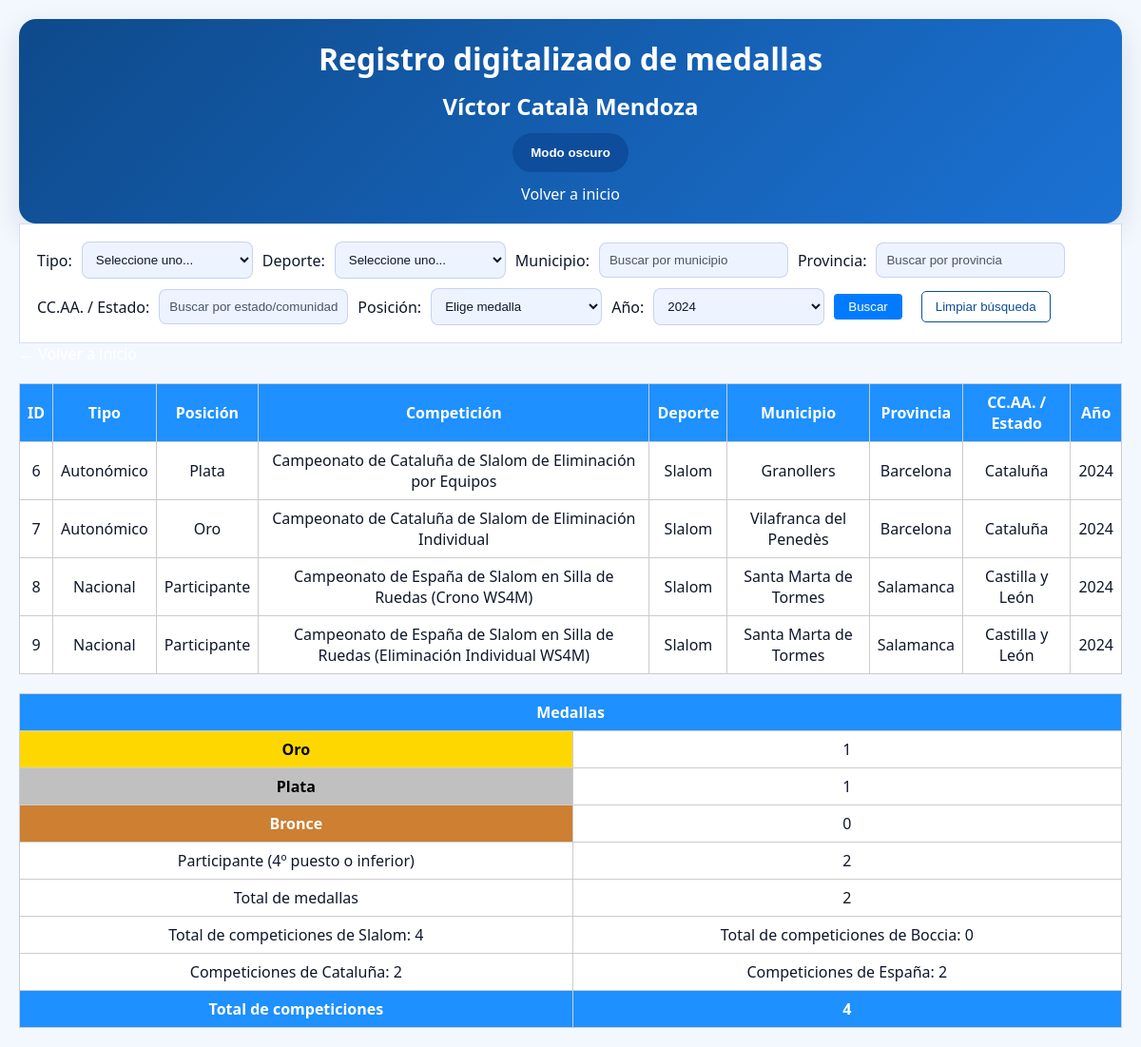
/medallero.php?year=2024, run on the app's committed database.
### tables this page shows
CREATE TABLE medallas (
    id INT AUTO_INCREMENT PRIMARY KEY,
    tipo ENUM('Autonómico', 'Nacional', 'Internacional'),
    competicion VARCHAR(255),
    deporte VARCHAR(100),
    posicion ENUM('Oro', 'Plata', 'Bronce', 'Participante'),
    lugar VARCHAR(100),
    provincia VARCHAR(100),
    comunidad VARCHAR(100),
    pais VARCHAR(100),
    year YEAR
);

### funciones.php (called while the page is built, shortened)
<?php
function iconoMedalla($posicion)
{
    switch ($posicion) {
        default:
            return ucfirst($posicion);
    }
}
?>

### medallero.php (the view, shortened to what this page needs)
<?php include 'conexion.php';
include 'funciones.php'; ?>
<!DOCTYPE html>
<html>
<head>
    <link rel="stylesheet" href="css/index.css">
</head>
<body>
    <header>
        <h1>Registro digitalizado de medallas</h1>
        <h2>Víctor Català Mendoza</h2>
        <button id="theme-toggle" type="button">Modo oscuro</button>
        <a href="index.php">Volver a inicio</a>
    </header>
    <form method="GET">
        Tipo:
        <select name="tipo">
            <option value="">Seleccione uno...</option>
        </select>
        Deporte:
        <select name="deporte">
            <option value="">Seleccione uno...</option>
        </select>
        Municipio:
        <input type="text" name="lugar" id="municipio" placeholder="Buscar por municipio">
        Provincia:
        <input type="text" name="provincia" id="provincia" placeholder="Buscar por provincia">
        CC.AA. / Estado:
        <input type="text" name="comunidad" id="comunidad" placeholder="Buscar por estado/comunidad autónoma">
        Posición:
        <select name="posicion">
            <option value="">Elige medalla</option>
        </select>
        Año:
        <select name="year">
            <?php
            $year_inicio = 2023;
            $year_actual = date('Y');
            for ($i = $year_inicio; $i <= $year_actual; $i++) {
                $seleccionado = ($_GET['year'] ?? '') == $i ? 'selected' : '';
                echo "<option value=\"$i\" $seleccionado>$i</option>";
            }
            ?>
        </select>
        <input type="submit" value="Buscar">
        <button type="button" id="limpiar-filtros">Limpiar búsqueda</button>
    </form>
    <a href="index.php">&larr; Volver a inicio</a>
    <?php
    $year = $_GET['year'] ?? '';
    $where = " WHERE 1=1";
    if (!empty($year)) {
        $where .= " AND year = " . intval($year);
    }
    $sql = "SELECT * FROM medallas" . $where;
    $sqlResumen = "SELECT
        SUM(posicion = 'oro') AS oro,
        SUM(posicion = 'plata') AS plata,
        SUM(posicion = 'bronce') AS bronce,
        SUM(posicion IN ('participante')) AS total_participantes,
        SUM(posicion IN ('oro', 'plata', 'bronce')) AS total_medallas,
        SUM(deporte = 'slalom') AS total_slalom,
        SUM(deporte = 'boccia') AS total_boccia,
        SUM(tipo = 'autonomico') AS total_catalunya,
        SUM(tipo = 'nacional') AS total_espanna,
        COUNT(*) AS total_registros
    FROM medallas" . $where . " AND posicion IN ('oro', 'plata', 'bronce', 'participante')";
    $resultado = $conexion->query($sql);
    if ($resultado->num_rows > 0): ?>
        <table>
            <tr>
                <th>ID</th>
                <th>Tipo</th>
                <th>Posición</th>
                <th>Competición</th>
                <th>Deporte</th>
                <th>Municipio</th>
                <th>Provincia</th>
                <th>CC.AA. / Estado</th>
                <th>Año</th>
            </tr>
            <?php while ($fila = $resultado->fetch_assoc()): ?>
                <tr>
                    <td><?php echo $fila['id']; ?></td>
                    <td><?php echo $fila['tipo']; ?></td>
                    <td class="<?php echo $fila['posicion']; ?>">
                        <?php echo iconoMedalla($fila['posicion']); ?>
                    </td>
                    <td><?php echo $fila['competicion']; ?></td>
                    <td><?php echo $fila['deporte']; ?></td>
                    <?php
                    if ($fila['lugar'] == $fila['provincia']) {
                        echo '<td colspan="2">' . $fila['lugar'] . '</td>';
                        echo '<td>' . $fila['comunidad'] . '</td>';
                    } elseif ($fila['provincia'] == $fila['comunidad']) {
                        echo '<td colspan="2">' . $fila['provincia'] . '</td>';
                    } else {
                        echo '<td>' . $fila['lugar'] . '</td>';
                        echo '<td>' . $fila['provincia'] . '</td>';
                        echo '<td>' . $fila['comunidad'] . '</td>';
                    }
                    ?>
                    <td><?php echo $fila['year']; ?></td>
                </tr>
            <?php endwhile; ?>
        </table>
    <?php else: ?>
        <p>No se han encontrado resultados</p>
    <?php endif; ?>
    <?php
    $resultado2 = $conexion->query($sqlResumen);
    $resumen = $resultado2 ? $resultado2->fetch_assoc() : null;
    if ($resumen): ?>
        <table>
            <tr>
                <th colspan="2">Medallas</th>
            </tr>
            <tr>
                <th class=oro>Oro</th>
                <td><?php echo (int) $resumen['oro']; ?></td>
            </tr>
            <tr>
                <th class=plata>Plata</th>
                <td><?php echo (int) $resumen['plata']; ?></td>
            </tr>
            <tr>
                <th class=bronce>Bronce</th>
                <td><?php echo (int) $resumen['bronce']; ?></td>
            </tr>
            <tr>
                <td>Participante (4º puesto o inferior)</td>
                <td><?php echo (int) $resumen['total_participantes']; ?></td>
            </tr>
            <tr>
                <td>Total de medallas</td>
                <td><?php echo (int) $resumen['total_medallas']; ?></td>
            </tr>
            <tr>
                <td>Total de competiciones de Slalom: <?php echo (int) $resumen['total_slalom']; ?></td>
                <td>Total de competiciones de Boccia: <?php echo (int) $resumen['total_boccia']; ?></td>
            </tr>
            <tr>
                <td>Competiciones de Cataluña: <?php echo (int) $resumen['total_catalunya']; ?></td>
                <td>Competiciones de España: <?php echo (int) $resumen['total_espanna']; ?></td>
            </tr>
            <tr>
                <th>Total de competiciones</th>
                <th><?php echo (int) $resumen['total_registros']; ?></th>
            </tr>
        </table>
    <?php else: ?>
        <p>No se han encontrado resultados</p>
    <?php endif; ?>
</body>
</html>

### css/index.css (style rules this page uses)
:root { --bg: #f3f8ff; --surface: #ffffff; --surface-soft: #edf4ff; --text: #0f172a; --muted: #4b5563; --border: rgba(30, 64, 175, 0.18); --accent: #0d4d9b; --accent-soft: #d6e6ff; --header-bg: #0e4a8b; --header-text: #ffffff; --table-header: #1e63c2; --table-row: #eff5ff; --table-alt: #dbe9ff; --button-bg: #0d4d9b; --button-text: #ffffff; --button-border: rgba(13, 77, 155, 0.34); }
* { box-sizing: border-box; padding: 0; margin: 0; }
html, body { min-height: 100%; }
body { font-family: 'Segoe UI', Tahoma, Geneva, Verdana, sans-serif; background-color: var(--bg); color: var(--text); margin: 20px; }
a { color: #ffffff; text-decoration: none; }
header { display: flex; flex-direction: column; align-items: center; justify-content: center; gap: 12px; text-align: center; padding: 20px; border-radius: 18px; background: linear-gradient(135deg, var(--header-bg), #1b72d4); color: var(--header-text); box-shadow: 0 10px 30px rgba(15, 23, 42, 0.12); }
header > * { margin: 0; }
#theme-toggle { padding: 12px 18px; background-color: var(--button-bg); color: var(--button-text); border: 1px solid var(--button-border); border-radius: 999px; cursor: pointer; font-weight: 600; transition: transform 0.2s ease, background-color 0.25s ease; }
form { background: var(--surface); padding: 18px; border: 1px solid var(--border); display: flex; flex-direction: row; flex-wrap: wrap; gap: 10px; align-items: center; }
form label, form > * { display: inline-flex; align-items: center; }
input[type="text"], input[type="date"], select, textarea { padding: 10px; border: 1px solid var(--border); border-radius: 8px; background-color: var(--surface-soft); color: var(--text); min-width: 180px; }
input[type="text"]::placeholder, input[type="date"]::placeholder, textarea::placeholder { color: var(--muted); }
input[type="submit"] { padding: 6px 15px; background-color: #007BFF; color: white; border: none; border-radius: 4px; cursor: pointer; }
#limpiar-filtros { background-color: transparent; color: var(--accent); border: 1px solid var(--accent); padding: 8px 14px; border-radius: 5px; cursor: pointer; margin-left: 10px; transition: background-color 0.3s ease, color 0.3s ease; }
table { width: 100%; border-collapse: collapse; margin-top: 20px; background: var(--surface); }
th, td { border: 1px solid #ccc; padding: 8px; text-align: center; }
th { background-color: dodgerblue; color: white; text-align: center; }
td.oro, th.oro { background-color: gold; color: black; font-weight: bold; }
td.plata, th.plata { background-color: silver; color: black; font-weight: bold; }
td.bronce, th.bronce { background-color: #cd7f32; color: white; font-weight: bold; }

### data on the page
medallas: id "6", tipo "Autonómico", posicion "Plata", competicion "Campeonato de Cataluña de Slalom de Eliminación por Equipos", deporte "Slalom", lugar "Granollers", provincia "Barcelona", comunidad "Cataluña", year "2024"
medallas: id "7", tipo "Autonómico", posicion "Oro", competicion "Campeonato de Cataluña de Slalom de Eliminación Individual", deporte "Slalom", lugar "Vilafranca del Penedès", provincia "Barcelona", comunidad "Cataluña", year "2024"
medallas: id "8", tipo "Nacional", posicion "Participante", competicion "Campeonato de España de Slalom en Silla de Ruedas (Crono WS4M)", deporte "Slalom", lugar "Santa Marta de Tormes", provincia "Salamanca", comunidad "Castilla y León", year "2024"
medallas: id "9", tipo "Nacional", posicion "Participante", competicion "Campeonato de España de Slalom en Silla de Ruedas (Eliminación Individual WS4M)", deporte "Slalom", lugar "Santa Marta de Tormes", provincia "Salamanca", comunidad "Castilla y León", year "2024"

### other printed values
$resumen['oro'] "1"
$resumen['plata'] "1"
$resumen['bronce'] "0"
$resumen['total_participantes'] "2"
$resumen['total_medallas'] "2"
$resumen['total_slalom'] "4"
$resumen['total_boccia'] "0"
$resumen['total_catalunya'] "2"
$resumen['total_espanna'] "2"
$resumen['total_registros'] "4"
form field year "2024"
